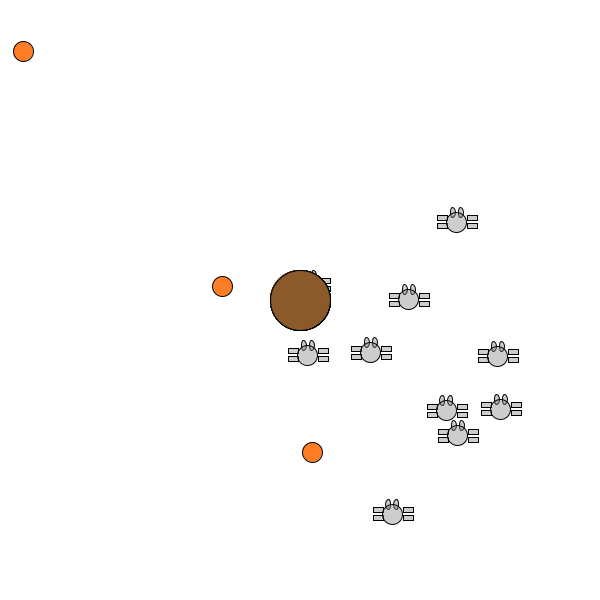
Frame 1 (no input)
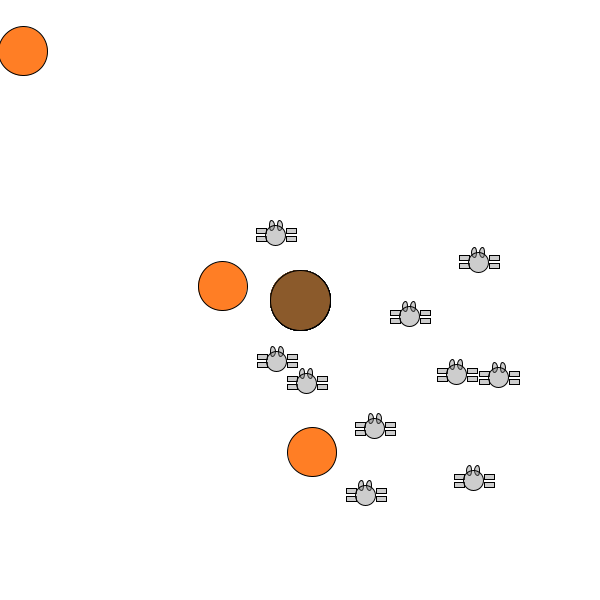
Frame 60 (the mouse pressed at the canvas centre just before this capture)
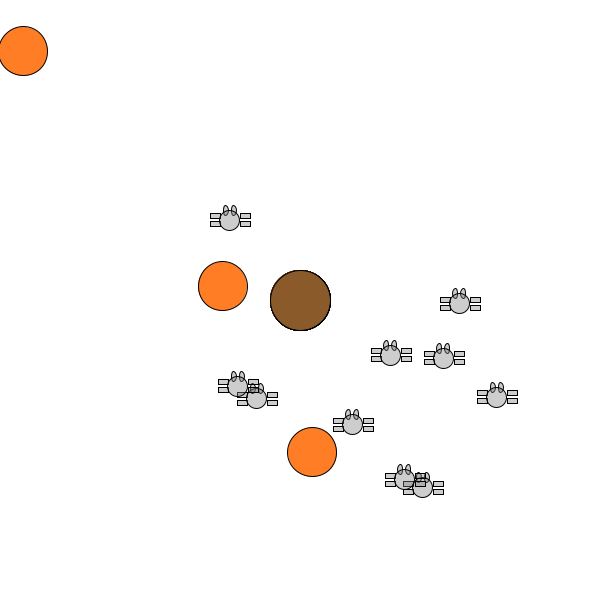
Frame 120 (the mouse held since frame 60 and released just before this capture)

The Processing sketch that drew these frames (run headless with seeded random() and noise(); from frame 60 on, the mouse is pressed at the canvas centre):

// Processing sketch: Aufgabe_2
// ── Aufgabe_2.pde
Ameise[] Ameisen=new Ameise[10];
Futterquelle[] Futterquellen=new Futterquelle[3];

void setup(){
  size(600, 600);
  rectMode(CENTER);
  for(int i=0; i<Ameisen.length; i++){
    Ameisen[i]=new Ameise();
  }
  for(int j=0; j<Futterquellen.length; j++){
    Futterquellen[j]=new Futterquelle();
  }
}
void draw(){
  frameRate(400);
  background(255);
  for(int i=0; i<Ameisen.length; i++){
    Ameisen[i].bewegen();
   Ameisen[i].display();
   Ameisen[i].Futterquelle();
  
  }
  for(int j=0; j<Futterquellen.length; j++){
    Futterquellen[j].ZeichnenUndBewegen(); 
  }
}


class Ameise{
  float x;
  float y;
    float b;
    float c;
    float FutterquelleX;
    float FutterquelleY;

  
  Ameise(){
    b=random(500);
    c=random(700);
  x=random(b, 20)*width*1.3;
    y=random(c, 20)*height*1.3;
    FutterquelleX=random(width);
    FutterquelleY=random(height);     
  }
  
  void bewegen(){
  x=noise(b, 10)*width*1.3;
    y=noise(c, 30)*height*1.3;
    if (x > width) {
  x = 0;
} else if (x < 0) {
  x = width;
}
   if (y > height) {
  y = 0;
} else if (y < 0) {
  y = height;
}
 b=b+0.0015;
 c=c+0.0015;
  }
  
  void Futterquelle(){
    
      }
    
  void display(){
     fill(127, 100);
    ellipse(x-4, y-10, 5, 10);
    ellipse(x+4, y-10, 5, 10);
    rect(x-14, y-4, 10, 5);
    rect(x-14, y+4, 10, 5);
    rect(x+16, y-4, 10, 5);
    rect(x+16, y+4, 10, 5);
    ellipse(x, y, 20, 20);
    fill(139, 90, 43);
     ellipse(width/2, height/2, 60, 60);
  }
}

class Futterquelle{
  float FutterquelleX;
   float FutterquelleY;
  float Size;
  float radius2;
   
   Futterquelle(){
     FutterquelleX=random(width);
      FutterquelleY=random(height);
      Size=20;
     
   }
   void ZeichnenUndBewegen(){
       fill(255, 126, 37);
     ellipse(FutterquelleX, FutterquelleY, Size, Size);
     Size++;
   
    if(Size==50){
     Size--;
    }   
  }
}
